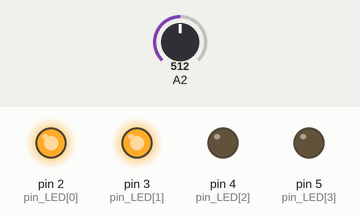
Recording of a sketch running on a simulated Arduino Uno, built with avr-gcc and run on an emulated ATmega328P. Parts: output pins drawn as LEDs (lit = HIGH). The test bench sets the inputs (shaded band); at power-on: A2 = 512.

Above: at 1.8 s.
1.9 s: A2 set to 450
3.4 s: A2 set to 424
At 5.0 s:
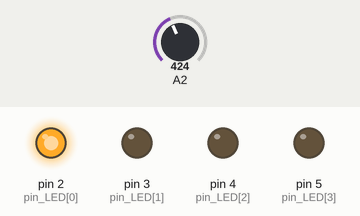
5.5 s: A2 set to 162
7.2 s: A2 set to 133
At 9.2 s:
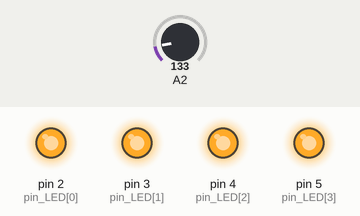
9.5 s: A2 set to 900
At 10.8 s:
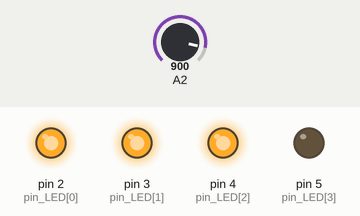
11.5 s: A2 set to 1011
13.2 s: A2 set to 1023
At 15.1 s:
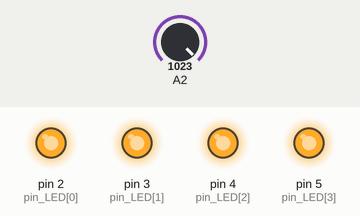
Timing chart, 0 to 16.5 s (numbered marks = the images above; inputs shaded):
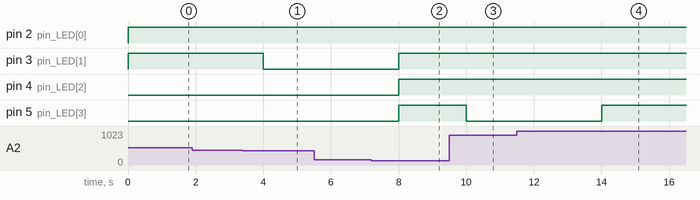

The sketch:

HW7_1_201824604.ino
```cpp
int pin_LED[4] = {2, 3, 4, 5};

void setup() {
  // put your setup code here, to run once:
  Serial.begin(9600);
  for(int i = 0; i<4; i++){
    pinMode(pin_LED[i], OUTPUT);
  }
}

void readIlluminance() {
  int reading = analogRead(56);

  if(reading < 150){
    for(int i = 0; i < 4; i++){
      digitalWrite(pin_LED[i], HIGH);
    }
  }
  else {
    for(int i = 0; i< 4; i++){
      if(reading >= map(i+1, 1, 4, 150, 1023)){
        digitalWrite(pin_LED[i], HIGH);
      }
      else {
        digitalWrite(pin_LED[i], LOW);
      }
    }
  }
}

void loop() {
  // put your main code here, to run repeatedly:
  readIlluminance();
  delay(1000);
}
```

Measured:
- the behaviour switches between 441 and 440 on A2 (found by bisection; images 0 and 1)
- the behaviour switches between 150 and 149 on A2 (found by bisection; images 1 and 2)
- the behaviour switches between 1022 and 1023 on A2 (found by bisection; images 3 and 4)
- after the input at 1.9 s, every drawn part: stays the same
- after the input at 3.4 s, pin 3 (pin_LED[1]): HIGH → LOW after 0.60 s
- after the input at 5.5 s, every drawn part: stays the same
- after the input at 7.2 s, pin 3 (pin_LED[1]), pin 4 (pin_LED[2]), pin 5 (pin_LED[3]): LOW → HIGH after 0.80 s
- after the input at 9.5 s, pin 5 (pin_LED[3]): HIGH → LOW after 0.50 s
- after the input at 11.5 s, every drawn part: stays the same
- after the input at 13.2 s, pin 5 (pin_LED[3]): LOW → HIGH after 0.81 s
